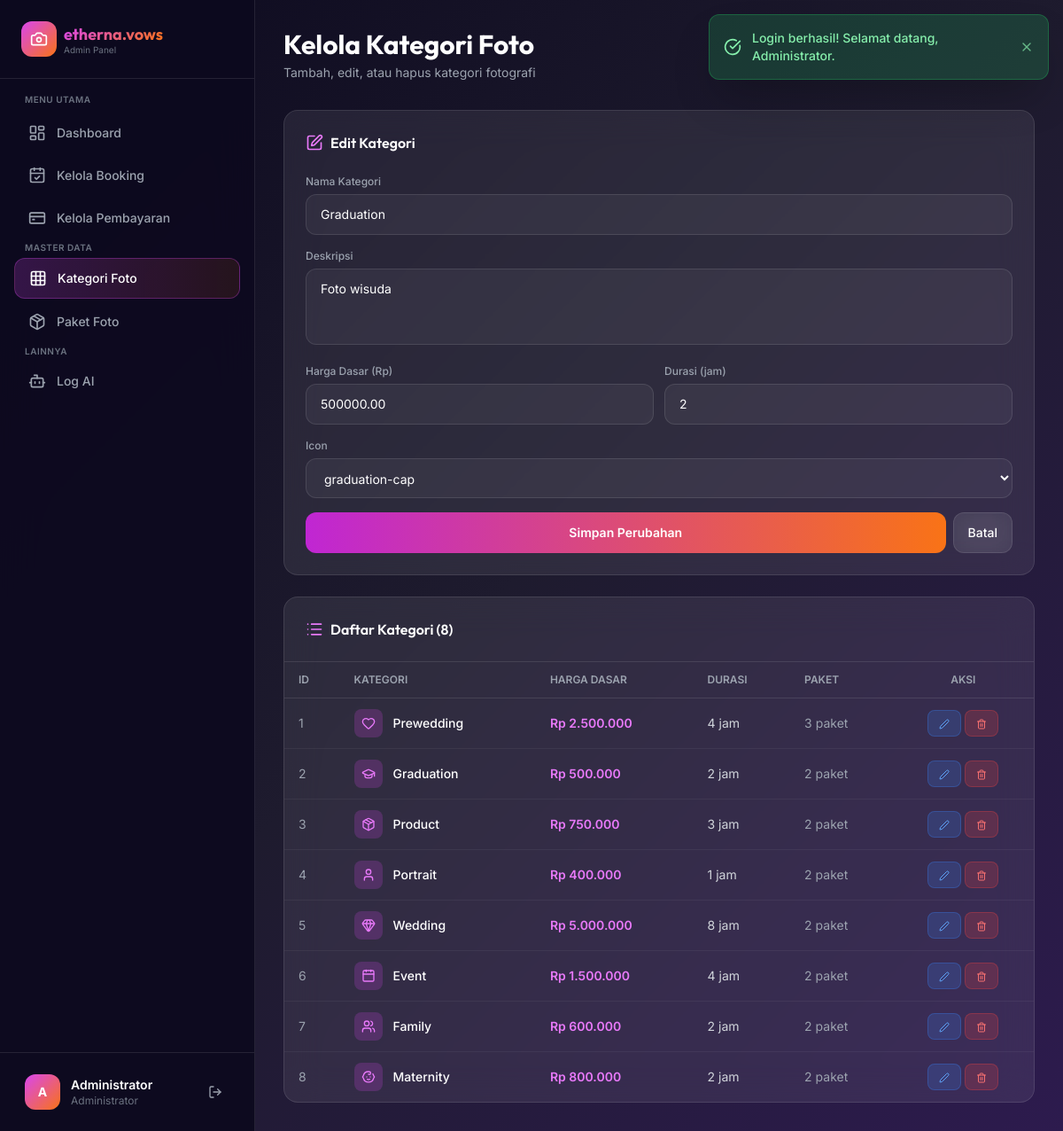
Screenshot of /admin/kelola_kategori.php?edit=2 (signed in) with the database file from the repository.
### tables this page shows
CREATE TABLE kategori_foto (
    id_kategori INT AUTO_INCREMENT PRIMARY KEY,
    nama_kategori VARCHAR(50) NOT NULL,
    deskripsi TEXT,
    harga_dasar DECIMAL(10,2) DEFAULT 0,
    durasi_jam INT DEFAULT 1,
    icon VARCHAR(50) DEFAULT 'camera'
);

### config/db.php (called while the page is built, shortened)
<?php
function formatRupiah($angka) {
    return 'Rp ' . number_format($angka, 0, ',', '.');
}

### admin/kelola_kategori.php (the view, shortened to what this page needs)
<?php
require_once '../config/db.php';
$db = getDB();
$editData = null;
if (isset($_GET['edit'])) {
    $id = (int)$_GET['edit'];
    $stmtEdit = $db->prepare("SELECT * FROM kategori_foto WHERE id_kategori = ?");
    $stmtEdit->execute([$id]);
    $editData = $stmtEdit->fetch();
}
$kategoriList = $db->query("SELECT kf.*, (SELECT COUNT(*) FROM paket_foto WHERE id_kategori = kf.id_kategori) as jumlah_paket FROM kategori_foto kf ORDER BY kf.id_kategori")->fetchAll();
require_once 'includes/admin_header.php';
$iconMap = [
    'heart' => 'heart',
    'graduation-cap' => 'graduation-cap',
    'box' => 'package',
    'user' => 'user',
    'rings' => 'gem',
    'calendar' => 'calendar',
    'users' => 'users',
    'baby' => 'baby',
    'camera' => 'camera',
    'star' => 'star',
    'image' => 'image',
    'film' => 'film',
];
?>
<div class="mb-8">
    <h1 class="text-2xl sm:text-3xl font-display font-bold text-white">Kelola Kategori Foto</h1>
    <p class="text-gray-400 text-sm mt-1">Tambah, edit, atau hapus kategori fotografi</p>
</div>
<div class="grid grid-cols-1 xl:grid-cols-3 gap-6">
    <div class="glass rounded-2xl p-6">
        <h3 class="font-display font-semibold text-white mb-6 flex items-center space-x-2">
            <i data-lucide="<?= $editData ? 'edit' : 'plus-circle' ?>" class="w-5 h-5 text-primary-400"></i>
            <span><?= $editData ? 'Edit Kategori' : 'Tambah Kategori' ?></span>
        </h3>
        <form method="POST" action="" class="space-y-4">
            <div>
                <label class="block text-xs font-medium text-gray-400 mb-1.5">Nama Kategori</label>
                <input type="text" name="nama_kategori" value="<?= htmlspecialchars($editData['nama_kategori'] ?? '') ?>"
                       class="w-full px-4 py-3 rounded-xl bg-white/5 border border-white/10 text-white focus:outline-none focus:border-primary-500 text-sm" required
                       placeholder="Contoh: Prewedding">
            </div>
            <div>
                <label class="block text-xs font-medium text-gray-400 mb-1.5">Deskripsi</label>
                <textarea name="deskripsi" rows="3"
                          class="w-full px-4 py-3 rounded-xl bg-white/5 border border-white/10 text-white focus:outline-none focus:border-primary-500 text-sm resize-none"
                          placeholder="Deskripsi kategori foto..."><?= htmlspecialchars($editData['deskripsi'] ?? '') ?></textarea>
            </div>
            <div class="grid grid-cols-2 gap-3">
                <div>
                    <label class="block text-xs font-medium text-gray-400 mb-1.5">Harga Dasar (Rp)</label>
                    <input type="number" name="harga_dasar" value="<?= $editData['harga_dasar'] ?? 0 ?>" min="0" step="1000"
                           class="w-full px-4 py-3 rounded-xl bg-white/5 border border-white/10 text-white focus:outline-none focus:border-primary-500 text-sm" required>
                </div>
                <div>
                    <label class="block text-xs font-medium text-gray-400 mb-1.5">Durasi (jam)</label>
                    <input type="number" name="durasi_jam" value="<?= $editData['durasi_jam'] ?? 1 ?>" min="1"
                           class="w-full px-4 py-3 rounded-xl bg-white/5 border border-white/10 text-white focus:outline-none focus:border-primary-500 text-sm" required>
                </div>
            </div>
            <div>
                <label class="block text-xs font-medium text-gray-400 mb-1.5">Icon</label>
                <select name="icon" class="w-full px-4 py-3 rounded-xl bg-white/5 border border-white/10 text-white focus:outline-none focus:border-primary-500 text-sm">
                    <?php $icons = ['camera','heart','graduation-cap','box','user','rings','calendar','users','baby','star','image','film'];
                    foreach($icons as $ic): ?>
                    <option value="<?= $ic ?>" class="bg-dark-800" <?= ($editData['icon'] ?? '') === $ic ? 'selected' : '' ?>><?= $ic ?></option>
                    <?php endforeach; ?>
                </select>
            </div>
            <div class="flex gap-2">
                <button type="submit" class="flex-1 py-3 rounded-xl bg-gradient-to-r from-primary-600 to-accent-500 hover:from-primary-500 hover:to-accent-400 text-white font-semibold text-sm transition-all">
                    <?= $editData ? 'Simpan Perubahan' : 'Tambah Kategori' ?>
                </button>
                <?php if ($editData): ?>
                <a href="<?= BASE_URL ?>/admin/kelola_kategori.php" class="px-4 py-3 rounded-xl glass hover:bg-white/10 text-white text-sm font-medium transition-all">Batal</a>
                <?php endif; ?>
            </div>
        </form>
    </div>
    <div class="xl:col-span-2 glass rounded-2xl overflow-hidden">
        <div class="p-6 border-b border-white/10">
            <h3 class="font-display font-semibold text-white flex items-center space-x-2">
                <i data-lucide="list" class="w-5 h-5 text-primary-400"></i>
                <span>Daftar Kategori (<?= count($kategoriList) ?>)</span>
            </h3>
        </div>
        <div class="overflow-x-auto">
            <table class="w-full">
                <thead>
                    <tr class="border-b border-white/10">
                        <th class="text-left px-4 py-3 text-xs font-semibold text-gray-400 uppercase">ID</th>
                        <th class="text-left px-4 py-3 text-xs font-semibold text-gray-400 uppercase">Kategori</th>
                        <th class="text-left px-4 py-3 text-xs font-semibold text-gray-400 uppercase">Harga Dasar</th>
                        <th class="text-left px-4 py-3 text-xs font-semibold text-gray-400 uppercase">Durasi</th>
                        <th class="text-left px-4 py-3 text-xs font-semibold text-gray-400 uppercase">Paket</th>
                        <th class="text-center px-4 py-3 text-xs font-semibold text-gray-400 uppercase">Aksi</th>
                    </tr>
                </thead>
                <tbody class="divide-y divide-white/5">
                    <?php foreach ($kategoriList as $kat): ?>
                    <tr class="hover:bg-white/5 transition-colors">
                        <td class="px-4 py-3 text-sm text-gray-400"><?= $kat['id_kategori'] ?></td>
                        <td class="px-4 py-3">
                            <div class="flex items-center space-x-3">
                                <div class="w-8 h-8 rounded-lg bg-primary-500/20 flex items-center justify-center">
                                    <i data-lucide="<?= htmlspecialchars($iconMap[$kat['icon']] ?? 'camera') ?>" class="w-4 h-4 text-primary-400"></i>
                                </div>
                                <p class="text-sm text-white font-medium"><?= htmlspecialchars($kat['nama_kategori']) ?></p>
                            </div>
                        </td>
                        <td class="px-4 py-3 text-sm text-primary-400 font-semibold"><?= formatRupiah($kat['harga_dasar']) ?></td>
                        <td class="px-4 py-3 text-sm text-gray-300"><?= $kat['durasi_jam'] ?> jam</td>
                        <td class="px-4 py-3 text-sm text-gray-400"><?= $kat['jumlah_paket'] ?> paket</td>
                        <td class="px-4 py-3 text-center">
                            <div class="flex gap-1 justify-center">
                                <a href="?edit=<?= $kat['id_kategori'] ?>" class="px-3 py-1.5 rounded-lg bg-blue-500/20 text-blue-400 hover:bg-blue-500/30 text-xs font-semibold border border-blue-500/30 transition-all">
                                    <i data-lucide="edit-2" class="w-3 h-3 inline"></i>
                                </a>
                                <a href="?hapus=<?= $kat['id_kategori'] ?>" onclick="return confirm('Yakin hapus kategori ini?')"
                                   class="px-3 py-1.5 rounded-lg bg-red-500/20 text-red-400 hover:bg-red-500/30 text-xs font-semibold border border-red-500/30 transition-all">
                                    <i data-lucide="trash-2" class="w-3 h-3 inline"></i>
                                </a>
                            </div>
                        </td>
                    </tr>
                    <?php endforeach; ?>
                </tbody>
            </table>
        </div>
    </div>
</div>
<?php require_once 'includes/admin_footer.php'; ?>

### admin/includes/admin_header.php (style rules this page uses)
body { font-family: 'Inter', system-ui, sans-serif; }
.font-display { font-family: 'Outfit', system-ui, sans-serif; }
.glass { background: rgba(255,255,255,0.08); backdrop-filter: blur(20px); border: 1px solid rgba(255,255,255,0.1); }
.gradient-bg { background: linear-gradient(135deg, #0d0a1f 0%, #1e1b2e 50%, #2d1b4e 100%); }
a, button, input, select, textarea { transition: all 0.2s ease; }

### rows the page displays
kategori_foto: nama_kategori "Graduation", deskripsi "Foto wisuda", harga_dasar "500000.00", durasi_jam "2", icon "graduation-cap", id_kategori "2", harga_dasar "Rp 500.000", jumlah_paket "2"
kategori_foto: id_kategori "1", nama_kategori "Prewedding", harga_dasar "Rp 2.500.000", durasi_jam "4", jumlah_paket "3"
kategori_foto: id_kategori "3", nama_kategori "Product", harga_dasar "Rp 750.000", durasi_jam "3", jumlah_paket "2"
kategori_foto: id_kategori "4", nama_kategori "Portrait", harga_dasar "Rp 400.000", durasi_jam "1", jumlah_paket "2"
kategori_foto: id_kategori "5", nama_kategori "Wedding", harga_dasar "Rp 5.000.000", durasi_jam "8", jumlah_paket "2"
kategori_foto: id_kategori "6", nama_kategori "Event", harga_dasar "Rp 1.500.000", durasi_jam "4", jumlah_paket "2"
kategori_foto: id_kategori "7", nama_kategori "Family", harga_dasar "Rp 600.000", durasi_jam "2", jumlah_paket "2"
kategori_foto: id_kategori "8", nama_kategori "Maternity", harga_dasar "Rp 800.000", durasi_jam "2", jumlah_paket "2"

### other values shown
$flash['pesan'] "Login berhasil! Selamat datang, Administrator."
APP_NAME "etherna.vows"
substr($_SESSION['nama_lengkap'], 0, 1) "A"
$_SESSION['nama_lengkap'] "Administrator"
count($kategoriList) "8"
